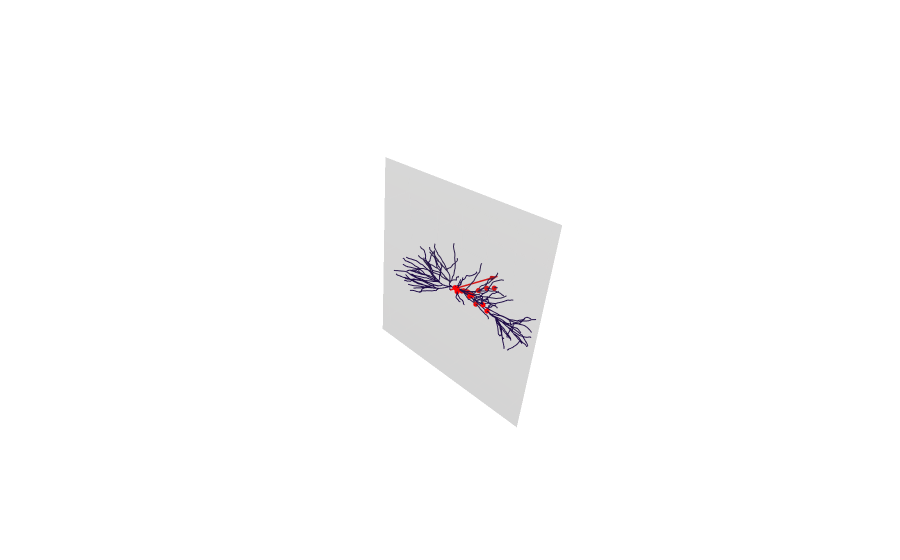

This figure's notebook cell:
### Code cell
neuron_sections = h.SectionList(
    [sec for sec in h.allsec() if "Burst" not in str(sec) and "sField" not in str(sec) and "sElec" not in str(sec)])

ps = h.PlotShape(neuron_sections, False)
ps.show(1)

fig = ps.plot(plotly, cmap = matplotlib.colormaps["inferno"])

fig.update_layout(
    scene = dict(
        xaxis_title = "",
        yaxis_title = "",
        zaxis_title = "",
        xaxis = dict(showbackground = False, showticklabels = False),
        yaxis = dict(showbackground = False, showticklabels = False),
        zaxis = dict(showbackground = False, showticklabels = False)
    )
)

# 
# Show direction of the electric field
# 
x = h.sField.x3d(1)
y = h.sField.y3d(1)
z = h.sField.z3d(1)

end = [x, y, z]
start = [0, 0, 0]

fig.add_trace(
    go.Cone(
        x = [end[0]], y = [end[1]], z = [end[2]],
        u = [end[0] - start[0]],
        v = [end[1] - start[1]],
        w = [end[2] - start[2]],
        sizemode = "absolute",
        sizeref = 50,
        anchor = "tip",
        colorscale = [[0, "red"], [1, "red"]],
        showscale = False
    )
)

fig.add_trace(
    go.Scatter3d(
        x = [start[0], end[0]],
        y = [start[1], end[1]],
        z = [start[2], end[2]],
        mode = "lines",
        line = dict(color = "red", width = 3)
    )
)

# 
# Show the zero isopotential plane
# 

# The general equation for the plane is
# ax + by + cz = d

# Since the plane passes through (0, 0, 0), the constant d is 0.

# A nonzero vector that is orthogonal to direction vectors of
# the plane is called a normal vector to the plane.
# In this case, it is the "direction" of the electric field.

p0 = [0, 0, 0]
p1 = [h.sElec.x3d(1), h.sElec.y3d(1), h.sElec.z3d(1)]
normal = [h.sField.x3d(1), h.sField.y3d(1), h.sField.z3d(1)]

# Plane equation: n[0]*x + n[1]*y + n[2]*z = 0
a, b, c = normal

x = np.linspace(-1000, 1000, 10)
y = np.linspace(-1000, 1000, 10)
x, y = np.meshgrid(x, y)
z = (-a * x - b * y) / c

fig.add_trace(
    go.Surface(x = x, y = y, z = z, opacity = 0.25, colorscale = "gray", showscale = False)
)

# Clipping due to large plane size
fig.update_layout(
    scene = dict(
        zaxis = dict(
            range = [-350, 350]
        ),
        yaxis = dict(
            range = [-500, 500]
        ),
        xaxis = dict(
            range = [-500, 500]
        )
    )
)

#
# Show synapse locations
#
synapse_dendrites = np.array(h.synapse_dendrites)
synapse_locations = np.array(h.synapse_locations)

for dendrite_i, location in zip(synapse_dendrites, synapse_locations):
    dendrite_i = int(dendrite_i)
    i = int(h.apical_dendrite[dendrite_i].n3d() * location)
    x = h.apical_dendrite[dendrite_i].x3d(i)
    y = h.apical_dendrite[dendrite_i].y3d(i)
    z = h.apical_dendrite[dendrite_i].z3d(i)

    fig.add_trace(
        go.Scatter3d(
            x = [x],
            y = [y],
            z = [z],
            marker = dict(
                color = "red",
                size = 3
            )
        )
    )

fig.show(config = { "scrollZoom": False })
